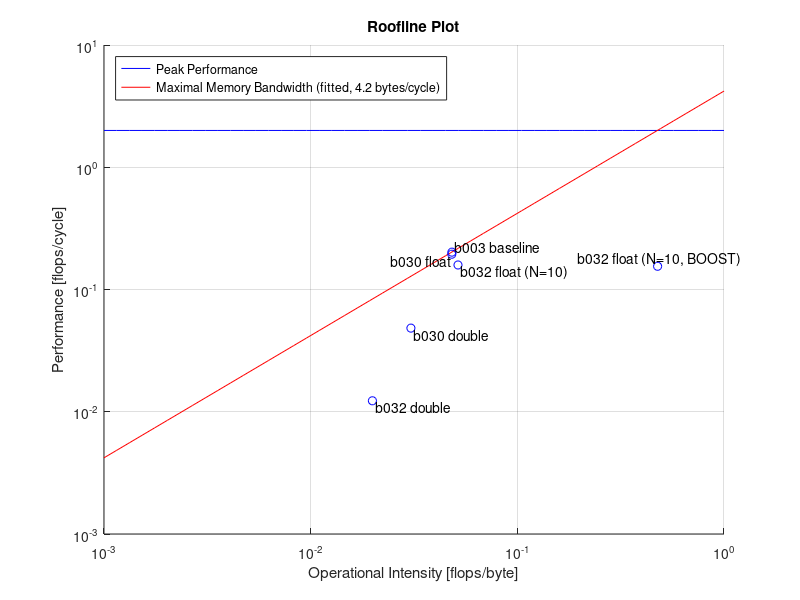

Here is the MATLAB script that generated this plot:
figure;
hold on; grid on
x = logspace(-3,0);


bytesCycle = 4.2;
% flops / cycle
peakPerf = 2;
oneOpCycle = 1;

% Scalar peak performance
ys = ones(length(x),1).*peakPerf;
loglog(x,ys,'-b');

% memory bandwidth
yb = x.*bytesCycle;
loglog(x,yb,'r');

%% Baseline
% b003
cycles = 339904509856;
% #total flops = FP_COMP_OPS_EXE.SSE_SCALAR_DOUBLE +
% FP_COMP_OPS_EXE.SSE_SCALAR_SINGLE + FP_COMP_OPS_EXE.X87
flops = 14094021141 + 0 + 2304003456;
runtime = 103.235; % seconds
bytes_sec = 0.786 * 1000000000;
bytes = runtime * bytes_sec;


bandwidthCycle = bytes/cycles;
opsCycle = flops/cycles;
intensity = opsCycle/bandwidthCycle;

loglog(opsCycle, intensity, 'ob');
text(opsCycle,intensity,{' b003 baseline'},'VerticalAlignment','bottom');

%% b030 single precision
cycles = 6100009150;
% #total flops = FP_COMP_OPS_EXE.SSE_SCALAR_DOUBLE +
% FP_COMP_OPS_EXE.SSE_SCALAR_SINGLE + FP_COMP_OPS_EXE.X87
flops = 186000279 + 48000072 + 60000090;
runtime = 1.853; % seconds
bytes_sec = 0.816 * 1000000000;
bytes = runtime * bytes_sec;

bandwidthCycle = bytes/cycles;
opsCycle = flops/cycles;
intensity = opsCycle/bandwidthCycle;

loglog(opsCycle, intensity, 'ob');
text(opsCycle,intensity,{' b030 float'},'VerticalAlignment','top','HorizontalAlignment', 'right');

%% b030 double precision
cycles = 62842094263;
% #total flops = FP_COMP_OPS_EXE.SSE_SCALAR_DOUBLE +
% FP_COMP_OPS_EXE.SSE_SCALAR_SINGLE + FP_COMP_OPS_EXE.X87
flops = 1494002241 + 0 + 426000639;
runtime = 19.086; % seconds
bytes_sec = 2.082 * 1000000000;
bytes = runtime * bytes_sec;

bandwidthCycle = bytes/cycles;
opsCycle = flops/cycles;
intensity = opsCycle/bandwidthCycle;

loglog(opsCycle, intensity, 'ob');
text(opsCycle,intensity,{' b030 double'},'VerticalAlignment','top');

%% b032 single precision repeated
cycles = 54856082284;
% #total flops = FP_COMP_OPS_EXE.SSE_SCALAR_DOUBLE +
% FP_COMP_OPS_EXE.SSE_SCALAR_SINGLE + FP_COMP_OPS_EXE.X87
flops = 1500002250 + 642000963 + 690001035;
runtime = 16.661; % seconds
bytes_sec = 1.071 * 1000000000;
bytes = runtime * bytes_sec;

bandwidthCycle = bytes/cycles;
opsCycle = flops/cycles;
intensity = opsCycle/bandwidthCycle;

loglog(opsCycle, intensity, 'ob');
text(opsCycle,intensity,{' b032 float (N=10)'},'VerticalAlignment','top');

%% b032 single precision repeated with DAI_RECOMMENDER_BOOST
cycles = 5796008694;
% #total flops = FP_COMP_OPS_EXE.SSE_SCALAR_DOUBLE +
% FP_COMP_OPS_EXE.SSE_SCALAR_SINGLE + FP_COMP_OPS_EXE.X87
flops = 1494002241 + 570000855 + 702001053;
runtime = 16.234; % seconds
bytes_sec = 1.100 * 1000000000;
bytes = runtime * bytes_sec;

bandwidthCycle = bytes/cycles;
opsCycle = flops/cycles;
intensity = opsCycle/bandwidthCycle;

loglog(opsCycle, intensity, 'ob');
text(opsCycle,intensity,{' b032 float (N=10, BOOST)'},'VerticalAlignment','bottom','HorizontalAlignment','center');

%% b032 double precision
cycles = 63334095001;
% #total flops = FP_COMP_OPS_EXE.SSE_SCALAR_DOUBLE +
% FP_COMP_OPS_EXE.SSE_SCALAR_SINGLE + FP_COMP_OPS_EXE.X87
flops = 942001413 + 0 + 318000477;
runtime = 19.236; % seconds
bytes_sec = 5.328 * 1000000000;
bytes = runtime * bytes_sec;

bandwidthCycle = bytes/cycles;
opsCycle = flops/cycles;
intensity = opsCycle/bandwidthCycle;

loglog(opsCycle, intensity, 'ob');
text(opsCycle,intensity,{' b032 double'},'VerticalAlignment','top');

%%
set(gca,'XScale','log')
set(gca,'YScale','log')
legend('Peak Performance', 'Maximal Memory Bandwidth (fitted, 4.2 bytes/cycle)','Location','northwest')
title('Roofline Plot')
xlabel('Operational Intensity [flops/byte]')
ylabel('Performance [flops/cycle]')
print(gcf, '-r150', 'roofline_single_vs_double.png', '-dpng');